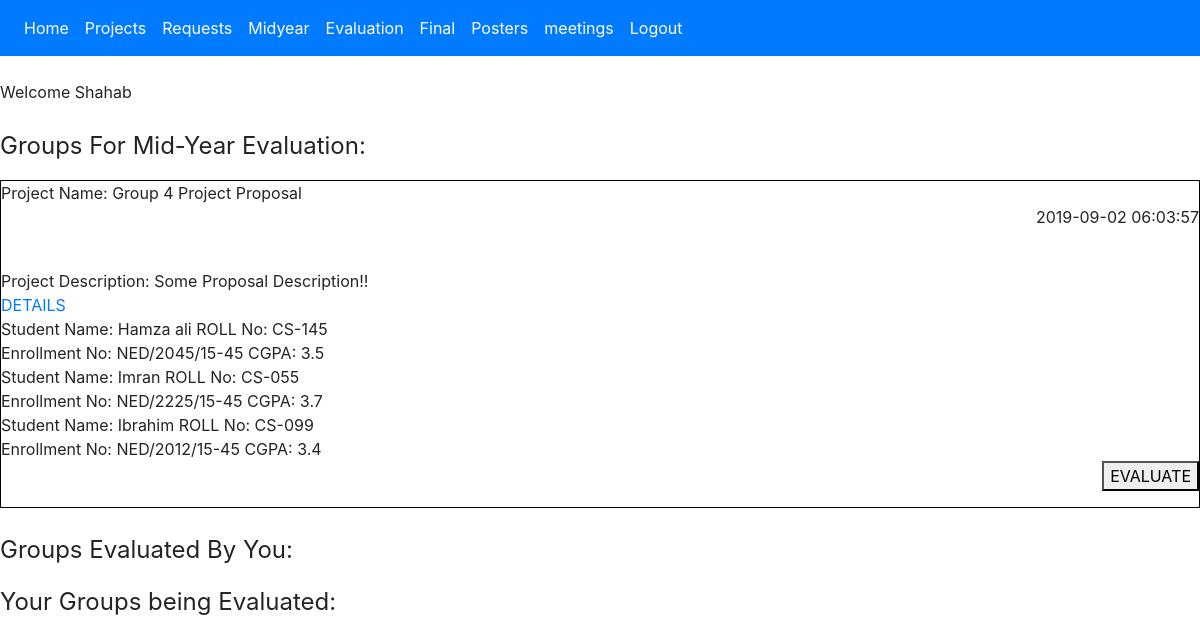
The page /midyear_committee.php (signed in) on the database its author committed.
### tables this page shows
CREATE TABLE `proposals` (
  `id` int(11) NOT NULL,
  `group_id` int(11) NOT NULL,
  `requested_id` int(11) NOT NULL,
  `internal_id` int(11) NOT NULL,
  `filename` varchar(60) NOT NULL,
  `description` varchar(300) NOT NULL,
  `date_time` datetime NOT NULL,
  `poster` tinyint(1) NOT NULL DEFAULT '0',
  `checklist` tinyint(1) NOT NULL DEFAULT '0'
);

CREATE TABLE `students` (
  `id` int(11) NOT NULL,
  `group_id` int(11) NOT NULL,
  `fullname` varchar(25) NOT NULL,
  `rollno` varchar(8) NOT NULL,
  `enrollment` varchar(14) NOT NULL,
  `cgpa` float NOT NULL
);

### midyear_committee.php (the view, shortened to what this page needs)
<?php
require 'database.php';
if( isset($_SESSION['user_status']) && ($_SESSION['user_status'] == 'teacher') && ($_SESSION['committee'] != '0') ) {
	$file_ret = $conn->prepare('SELECT t1.id, t1.username, t2.filename, t2.description, t2.date_time FROM groups t1 INNER JOIN proposals t2 ON t1.id = t2.group_id
				WHERE t1.midyear_external_id = :id AND t1.midyear_status = 0');
	$file_ret->bindParam(':id', $_SESSION['user_id']);
	$file_ret->execute();
}
	else{
	header("Location: login.php");
	}
?>
<!DOCTYPE html>
<html>
<head>
</head>
<body>
		<br />Welcome <?= $_SESSION['username']; ?>
		<br /><br />
		<p><font size="5">Groups For Mid-Year Evaluation:</font></p>
		<?php while($results = $file_ret->fetch(PDO::FETCH_ASSOC)){
			echo "<div class='box'>";
			$group_info = $conn->prepare('SELECT fullname, rollno, enrollment, cgpa FROM students WHERE group_id = :id');
			$group_info->bindParam(':id', $results['id']);
			$group_info->execute();
			$files_show = 'uploads/proposals/'.$results['filename'].$results['username'];
			echo "Project Name: ".$results['filename'] ."<p style='text-align: right'>".$results['date_time']."</p>" ."<br>";
			echo "Project Description: ".$results['description']. "<br>";
			echo "<a href='$files_show'>DETAILS</a>". "<br>";
			while($row = $group_info->fetch(PDO::FETCH_ASSOC)){
				echo "Student Name: ".$row['fullname'] ." ROLL No: ".$row['rollno'] ."<br>";
				echo "Enrollment No: ".$row['enrollment'] ." CGPA: ".$row['cgpa'] ."<br>";
			}
		?>
		<form action="midyear_form.php" method="POST">
		<p style='text-align: right'>
		<button type="submit" name="group_id" value="<?php echo $results['id']; ?>">EVALUATE</button>
		</p>
		</form> </div> <br>
		<?php
		}
		echo "<p><font size='5'>Groups Evaluated By You:</font></p>";
		?>
		<?php
		echo "<p><font size='5'>Your Groups being Evaluated:</font></p>";
		?>
</body>
</html>

### midyear_committee.php (style rules this page uses)
.box { border: 1px solid black; }

### rows shown on the page
proposals: filename "Group 4 Project Proposal", date_time "2019-09-02 06:03:57", description "Some Proposal Description!!", $results['id'] 4 (drawn)
students: fullname "Hamza ali", rollno "CS-145", enrollment "NED/2045/15-45", cgpa "3.5"
students: fullname "Imran", rollno "CS-055", enrollment "NED/2225/15-45", cgpa "3.7"
students: fullname "Ibrahim", rollno "CS-099", enrollment "NED/2012/15-45", cgpa "3.4"

### other values the page prints
$_SESSION['username'] "Shahab"
